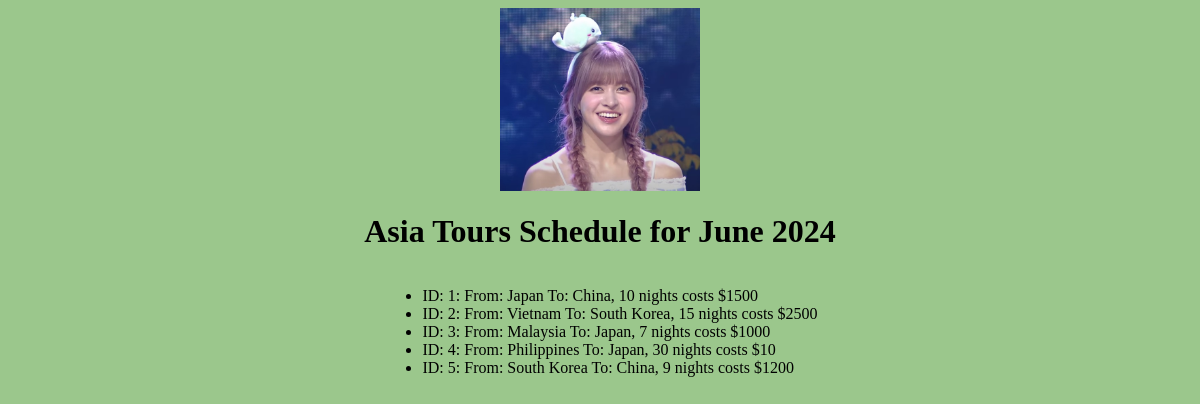
The app's page /app/ with its own data.
### asiatoursagency/models.py (models this page shows)
class Tour(models.Model):
    origin_country = models.CharField(max_length=64)
    destination_country = models.CharField(max_length=64)
    number_of_nights = models.IntegerField()
    price = models.IntegerField()
    def __str__(self):
        return (f"ID: {self.id}: From: {self.origin_country} To: {self.destination_country}, {self.number_of_nights} nights costs ${self.price}")

### asiatoursagency/views.py (the view)
# urls.py: path('', views.index),
def index(request):
    tours = Tour.objects.all()
    context = {'tours': tours}
    return render(
        request,
        'tours/index.html',
        context
    )

### asiatoursagency/templates/tours/index.html (shortened to what this page needs)
{% load static %}
<!DOCTYPE html>
<html lang="en">
<head>
    <link rel="stylesheet" href="{% static 'asiatoursagency/styles/styles.css' %}">
</head>
<body>
    <div id="content-main">
        <img id="logo" src="{% static 'asiatoursagency/images/logo.jpg' %}" alt="logo">
        <h1>Asia Tours Schedule for June 2024</h1>
        <ul>
            {% for tour in tours %}
            <li>
                {{tour}}
            </li>
            {% endfor %}
        </ul>
    </div>
</body>
</html>

### asiatoursagency/static/asiatoursagency/styles/styles.css (style rules this page uses)
body { background-color: rgb(155, 199, 140); }
#content-main { justify-content: center; align-items: center; display: flex; flex-direction: column; }
#logo { width: 200px; }

### records on screen
Tour: id+origin_country+destination_country "ID: 1: From: Japan To: China, 10 nights costs $1500"
Tour: id+origin_country+destination_country "ID: 2: From: Vietnam To: South Korea, 15 nights costs $2500"
Tour: id+origin_country+destination_country "ID: 3: From: Malaysia To: Japan, 7 nights costs $1000"
Tour: id+origin_country+destination_country "ID: 4: From: Philippines To: Japan, 30 nights costs $10"
Tour: id+origin_country+destination_country "ID: 5: From: South Korea To: China, 9 nights costs $1200"
